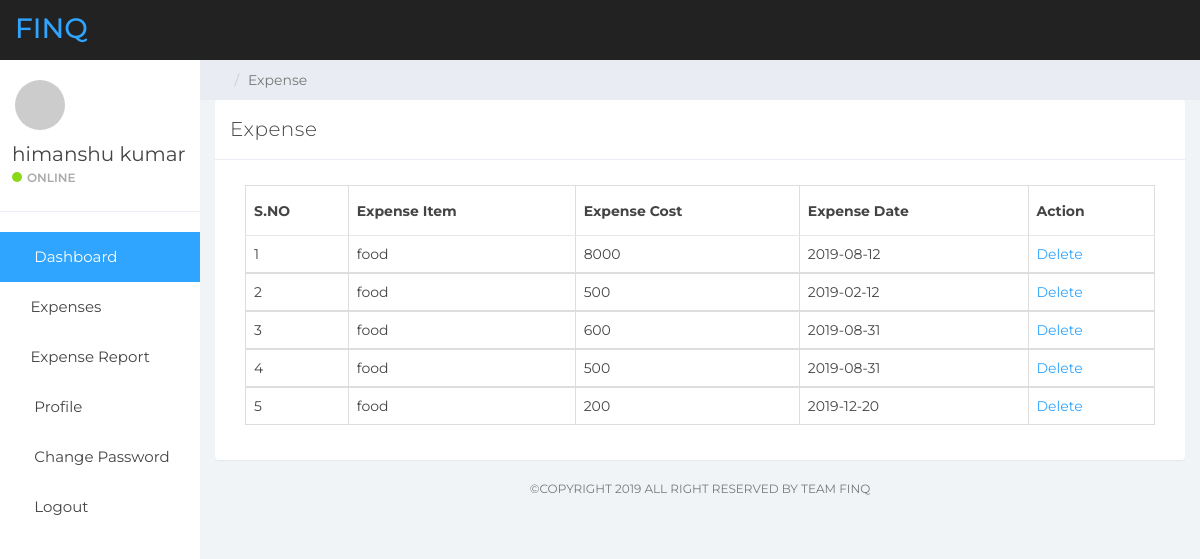
/finQ/project/dets/manage-expense.php (signed in), run on the app's committed database.
### tables this page shows
CREATE TABLE `tbluser` (
  `ID` int(10) NOT NULL,
  `FullName` varchar(150) DEFAULT NULL,
  `Email` varchar(200) DEFAULT NULL,
  `MobileNumber` bigint(10) DEFAULT NULL,
  `Password` varchar(200) DEFAULT NULL,
  `RegDate` timestamp NOT NULL DEFAULT CURRENT_TIMESTAMP
);

CREATE TABLE `tblexpense` (
  `ID` int(10) NOT NULL,
  `UserId` int(10) NOT NULL,
  `ExpenseDate` date DEFAULT NULL,
  `ExpenseItem` varchar(200) DEFAULT NULL,
  `ExpenseCost` varchar(200) DEFAULT NULL,
  `NoteDate` timestamp NULL DEFAULT CURRENT_TIMESTAMP
);

### finQ/project/dets/manage-expense.php (the view, shortened to what this page needs)
  <?php
if (strlen($_SESSION['detsuid']==0)) {
  header('location:logout.php');
  } else{
?>
<!DOCTYPE html>
<html>
<head>
	<link href="css/bootstrap.min.css" rel="stylesheet">
	<link href="css/font-awesome.min.css" rel="stylesheet">
	<link href="css/datepicker3.css" rel="stylesheet">
	<link href="css/styles.css" rel="stylesheet">
</head>
<body>
	<?php include_once('includes/header.php');?>
	<?php include_once('includes/sidebar.php');?>
	<div class="col-sm-9 col-sm-offset-3 col-lg-10 col-lg-offset-2 main">
		<div class="row">
			<ol class="breadcrumb">
				<li><a href="#">
					<em class="fa fa-home"></em>
				</a></li>
				<li class="active">Expense</li>
			</ol>
		</div>
		<div class="row">
			<div class="col-lg-12">
				<div class="panel panel-default">
					<div class="panel-heading">Expense</div>
					<div class="panel-body">
						<div class="col-md-12">
							<div class="table-responsive">
            <table class="table table-bordered mg-b-0">
              <thead>
                <tr>
                  <th>S.NO</th>
                  <th>Expense Item</th>
                  <th>Expense Cost</th>
                  <th>Expense Date</th>
                  <th>Action</th>
                </tr>
              </thead>
              <?php
              $userid=$_SESSION['detsuid'];
$ret=mysqli_query($con,"select * from tblexpense where UserId='$userid'");
$cnt=1;
while ($row=mysqli_fetch_array($ret)) {
?>
              <tbody>
                <tr>
                  <td><?php echo $cnt;?></td>
                  <td><?php  echo $row['ExpenseItem'];?></td>
                  <td><?php  echo $row['ExpenseCost'];?></td>
                  <td><?php  echo $row['ExpenseDate'];?></td>
                  <td><a href="manage-expense.php?delid=<?php echo $row['ID'];?>">Delete</a>
                </tr>
                <?php
$cnt=$cnt+1;
}?>
              </tbody>
            </table>
          </div>
						</div>
					</div>
				</div>
			</div>
			<?php include_once('includes/footer.php');?>
		</div>
	</div>
</body>
</html>
<?php }  ?>

### finQ/project/dets/includes/header.php (shortened to what this page needs)
<nav class="navbar navbar-custom navbar-fixed-top" role="navigation">
        <div class="container-fluid">
            <div class="navbar-header">
                <a class="navbar-brand" href="dashboard.php"><span>finQ</span></a>
            </div>
        </div>
    </nav>

### finQ/project/dets/includes/sidebar.php (shortened to what this page needs)
<?php
include('includes/dbconnection.php');
?>
<div id="sidebar-collapse" class="col-sm-3 col-lg-2 sidebar">
        <div class="profile-sidebar">
            <div class="profile-userpic">
                <img src="http://placehold.it/50/30a5ff/fff" class="img-responsive" alt="">
            </div>
            <div class="profile-usertitle">
                <?php
$uid=$_SESSION['detsuid'];
$ret=mysqli_query($con,"select FullName from tbluser where ID='$uid'");
$row=mysqli_fetch_array($ret);
$name=$row['FullName'];
?>
                <div class="profile-usertitle-name"><?php echo $name; ?></div>
                <div class="profile-usertitle-status"><span class="indicator label-success"></span>Online</div>
            </div>
        </div>
        <ul class="nav menu">
            <li class="active"><a href="dashboard.php"><em class="fa fa-dashboard">&nbsp;</em> Dashboard</a></li>
            <li class="parent "><a data-toggle="collapse" href="#sub-item-1">
                <em class="fa fa-navicon">&nbsp;</em>Expenses <span data-toggle="collapse" href="#sub-item-1" class="icon pull-right"><em class="fa fa-plus"></em></span>
                </a>
            </li>
  <li class="parent "><a data-toggle="collapse" href="#sub-item-2">
                <em class="fa fa-navicon">&nbsp;</em>Expense Report <span data-toggle="collapse" href="#sub-item-1" class="icon pull-right"><em class="fa fa-plus"></em></span>
                </a>
            </li>
            <li><a href="user-profile.php"><em class="fa fa-user">&nbsp;</em> Profile</a></li>
             <li><a href="change-password.php"><em class="fa fa-clone">&nbsp;</em> Change Password</a></li>
<li><a href="logout.php"><em class="fa fa-power-off">&nbsp;</em> Logout</a></li>
        </ul>
    </div>

### finQ/project/dets/includes/footer.php
<div class="col-sm-12">
				<p class="back-link">&copycopyright 2019 all right reserved by team finQ</p>
			</div>

### finQ/project/dets/css/styles.css (style rules this page uses)
body { background: #f1f4f7; padding-top: 60px; font-size: 14px; color: #444444; font-family: "Montserrat", "Helvetica Neue", Helvetica, Arial, sans-serif; }
p { color: #777; }
a, a:hover, a:focus { color: #30a5ff; }
.navbar-custom { background: #222; height: 60px; }
.navbar-header .navbar-brand { color: #fff; font-size: 28px; text-transform: uppercase; font-weight: 500; height: 60px; padding-top: 18px; }
.navbar-header .navbar-brand span { color: #30a5ff; }
.label-success { background-color: #8ad919; }
.panel { border: 0; }
.panel-heading { font-size: 20px; font-weight: 300; letter-spacing: 0.025em; height: 60px; line-height: 38px; }
.panel-default .panel-heading { background: #fff; border-bottom: 1px solid #e9ecf2; color: #444444; }
.navbar { border: 0; }
.sidebar { display: block; padding: 0; display: none; box-shadow: none; background: #fff; }
.sidebar ul { margin: 20px 0px; }
@media (min-width: 768px) { .sidebar { display: block; position: fixed; top: 60px; bottom: 0; left: 0; z-index: 1000; display: block; margin: 0; padding: 0; overflow-x: hidden; overflow-y: auto; } }
@media (min-width: 768px) { .navbar-header { width: 100%; } }
.sidebar ul.nav .active a, .sidebar ul.nav li.parent a.active, .sidebar ul.nav .active > a:hover, .sidebar ul.nav li.parent a.active:hover, .sidebar ul.nav .active > a:focus, .sidebar ul.nav li.parent a.active:focus { color: #fff; background-color: #30a5ff; }
.sidebar ul.nav li a { height: 50px; font-size: 15px; line-height: 2em; color: #444444; }
.profile-sidebar { padding: 10px 0; border-bottom: 1px solid #e9ecf2; }
.indicator { width: 10px; height: 10px; display: inline-block; border-radius: 9999px; margin-right: 5px; }
.profile-userpic img { float: left; margin: 10px 0px 0px 15px; width: 50px; height: 50px; border-radius: 9999px !important; }
.profile-usertitle { float: left; text-align: left; margin: 10px 0 0 12px; }
.profile-usertitle-name { font-size: 20px; margin-bottom: 0px; }
.profile-usertitle-status { text-transform: uppercase; color: #AAA; font-size: 12px; font-weight: 600; margin-bottom: 15px; }
.breadcrumb { border-radius: 0; padding: 10px 15px 10px 15px; background: #e9ecf2; margin: 0; }
.table { background: #fff; }
.table > thead > tr > th { border-bottom: 1px solid #e6e7e8; vertical-align: middle; height: 50px; }
p.back-link { text-align: center; margin-bottom: 20px; font-size: 12px; text-transform: uppercase; }

### data on the page
tbluser: FullName "himanshu kumar"
tblexpense: ExpenseItem "food", ExpenseCost "8000", ExpenseDate "2019-08-12"
tblexpense: ExpenseItem "food", ExpenseCost "500", ExpenseDate "2019-02-12"
tblexpense: ExpenseItem "food", ExpenseCost "600", ExpenseDate "2019-08-31"
tblexpense: ExpenseItem "food", ExpenseCost "500", ExpenseDate "2019-08-31"
tblexpense: ExpenseItem "food", ExpenseCost "200", ExpenseDate "2019-12-20"
